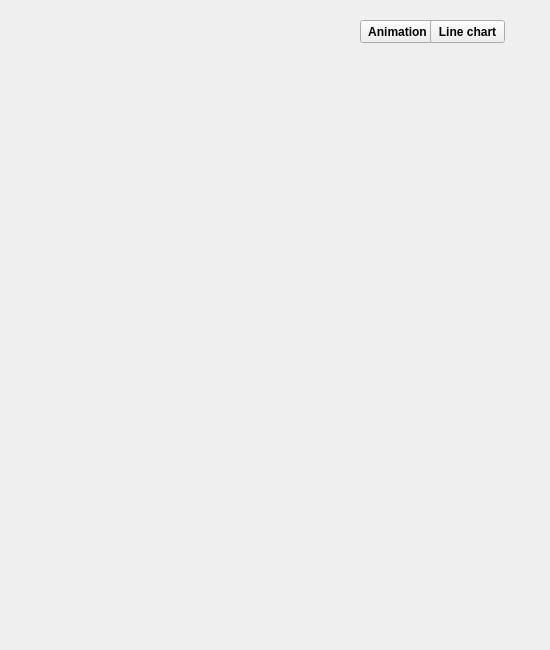
<?xml version="1.0" encoding="UTF-8"?>
<ui version="4.0">
 <class>treeMap</class>
 <widget class="QWidget" name="treeMap">
  <property name="geometry">
   <rect>
    <x>0</x>
    <y>0</y>
    <width>550</width>
    <height>650</height>
   </rect>
  </property>
  <property name="maximumSize">
   <size>
    <width>1920</width>
    <height>1080</height>
   </size>
  </property>
  <property name="windowTitle">
   <string>Treemap Detail</string>
  </property>
  <widget class="QPushButton" name="pushButton">
   <property name="geometry">
    <rect>
     <x>360</x>
     <y>20</y>
     <width>75</width>
     <height>23</height>
    </rect>
   </property>
   <property name="font">
    <font>
     <family>Arial</family>
     <weight>75</weight>
     <bold>true</bold>
    </font>
   </property>
   <property name="text">
    <string>Animation</string>
   </property>
  </widget>
  <widget class="QPushButton" name="pushButton_2">
   <property name="geometry">
    <rect>
     <x>430</x>
     <y>20</y>
     <width>75</width>
     <height>23</height>
    </rect>
   </property>
   <property name="font">
    <font>
     <family>Arial</family>
     <weight>75</weight>
     <bold>true</bold>
    </font>
   </property>
   <property name="text">
    <string>Line chart</string>
   </property>
  </widget>
 </widget>
 <resources/>
 <connections/>
</ui>
